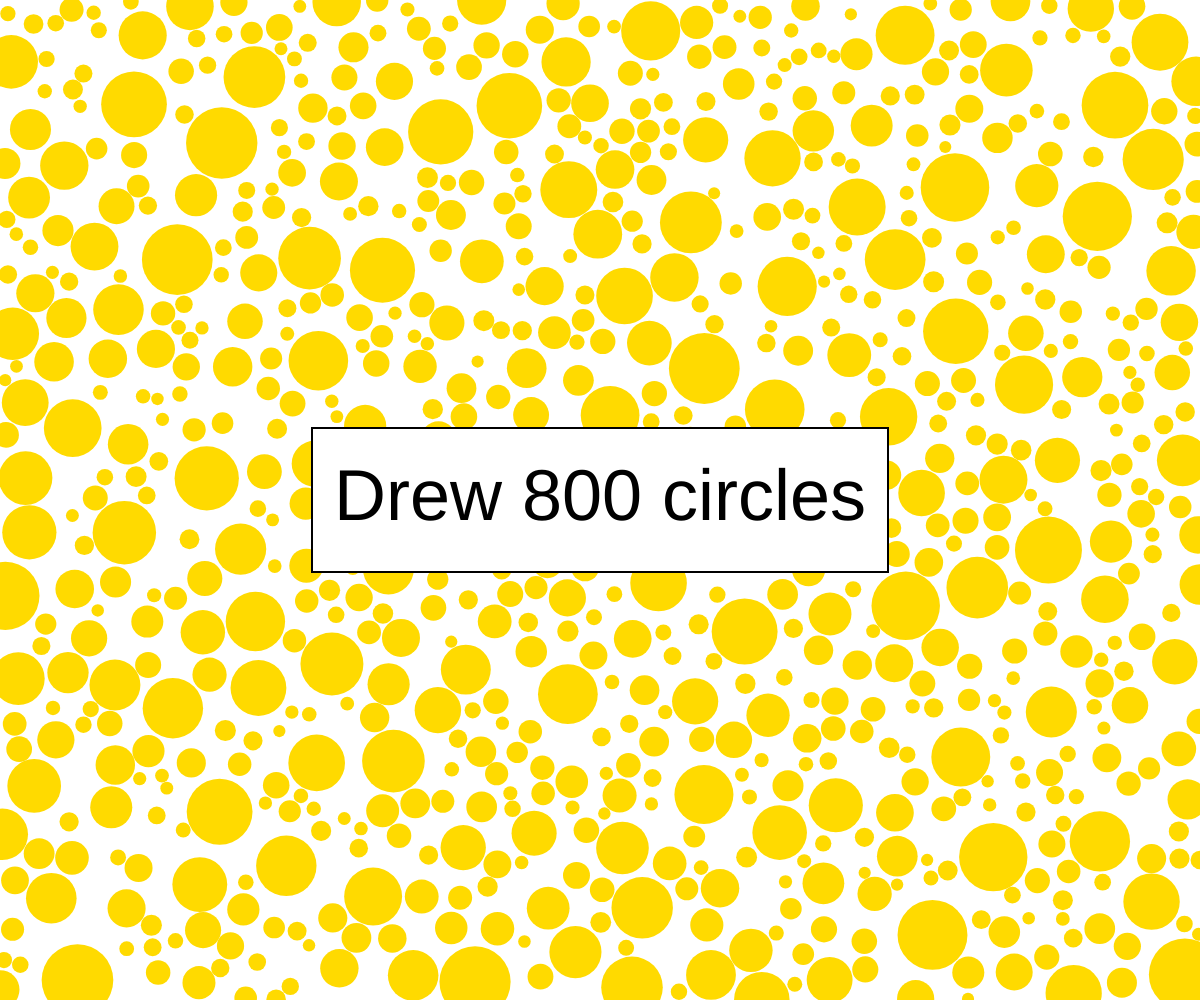
Frame 1 (no input)
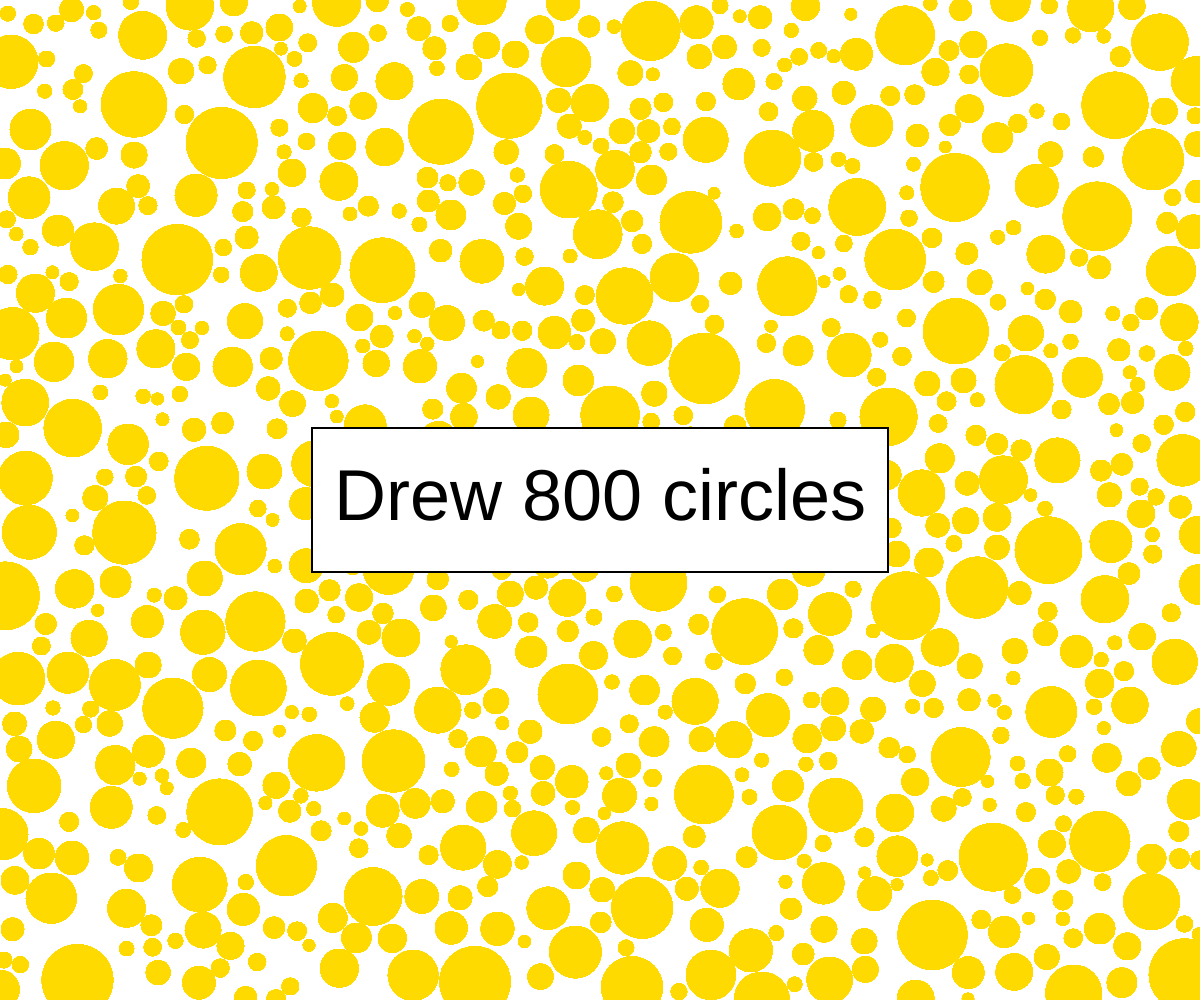
Frame 60 (no input)
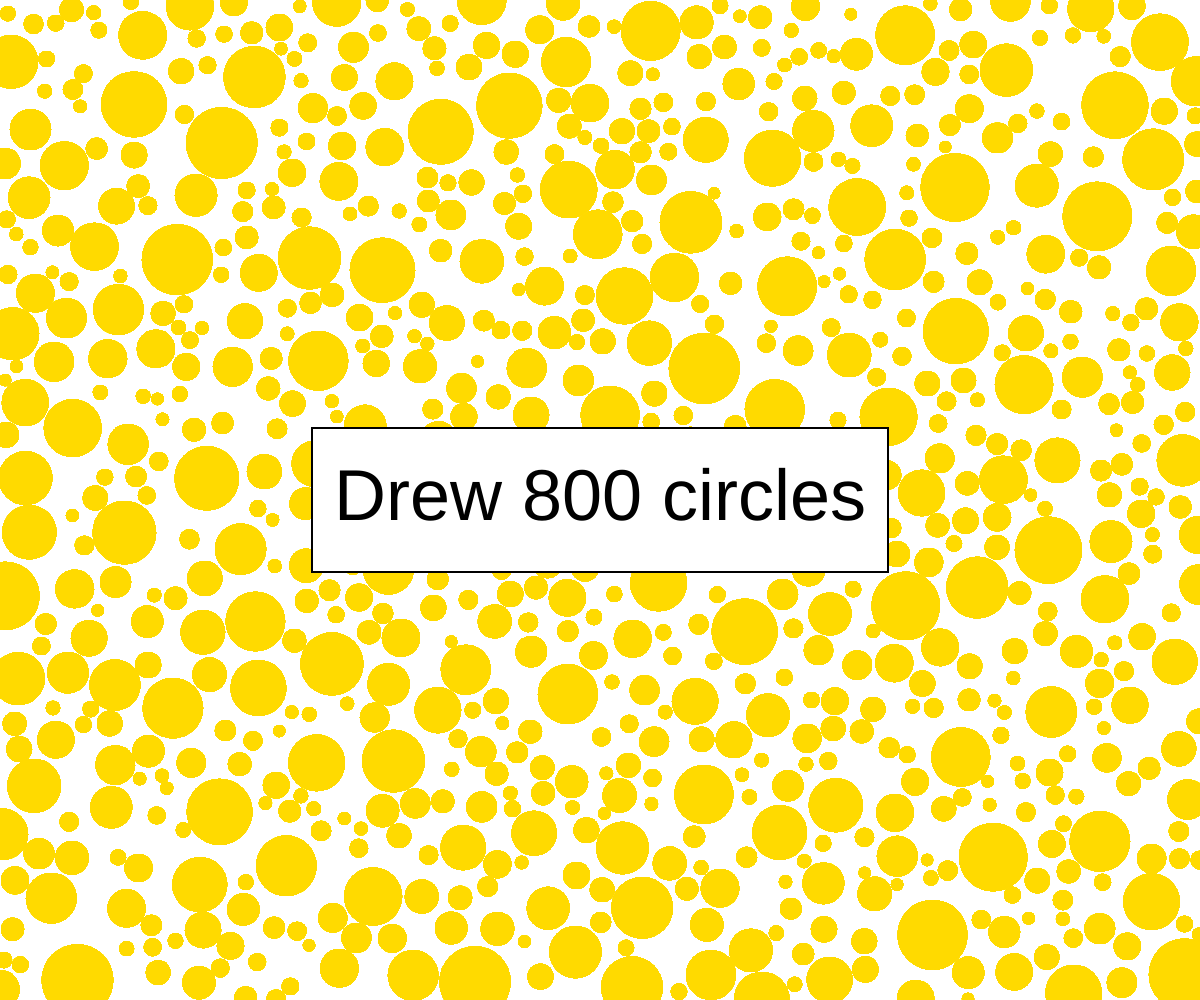
Frame 120 (the mouse pressed at the canvas centre since frame 60)

The p5.js sketch that drew these frames (run headless with seeded random() and noise() and a simulated clock; from frame 60 on, the mouse is pressed at the canvas centre):

// p5.js sketch
// ── sketch.js
class Circle {
  constructor(x, y, radius) {
    this.x = x;
    this.y = y;
    this.radius = radius;
  }
}

let circuitRuns = 0;
let circles = [];
const circleCount = 1000;
const breakOutAt = circleCount * 10;

function colliding(circle, circles) {
  for (const other of circles) {
    const distance = dist(circle.x, circle.y, other.x, other.y);
    const colliding = distance < circle.radius + other.radius;
    if (colliding) return true;
  }

  return false;
}

function setup() {
  createCanvas(windowWidth, windowHeight);
  while (circles.length < circleCount) {
    const circle = new Circle(
      random(width),
      random(height),
      random(6, 36)
    );

    if (colliding(circle, circles) === false) {
      circles = [...circles, circle];
    }

    if (++circuitRuns > breakOutAt) {
      break;
    }
  }
}

function draw() {
  for (let circle of circles) {
    fill(255, 218, 0);
    noStroke();
    ellipse(circle.x, circle.y, circle.radius * 2, circle.radius * 2);
  }

  const fontSize = 72;
  const message = `Drew ${circles.length} circles`;

  fill(255);
  stroke(0);
  strokeWeight(2);
  rectMode(CENTER);
  rect(width / 2, height / 2, fontSize * message.length / 2, fontSize * 2);

  fill(0);
  noStroke();
  textSize(fontSize);
  textAlign(CENTER, CENTER);
  text(message, width / 2, height / 2);
}
